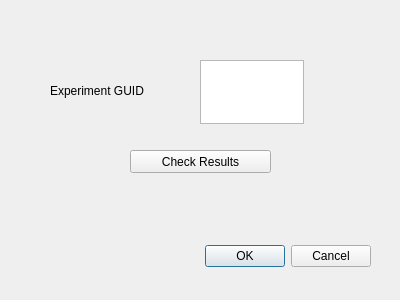
<?xml version="1.0" encoding="UTF-8"?>
<ui version="4.0">
 <class>ResultsViewDialog</class>
 <widget class="QDialog" name="ResultsViewDialog">
  <property name="geometry">
   <rect>
    <x>0</x>
    <y>0</y>
    <width>400</width>
    <height>300</height>
   </rect>
  </property>
  <property name="windowTitle">
   <string>Results View</string>
  </property>
  <widget class="QDialogButtonBox" name="buttonBox">
   <property name="geometry">
    <rect>
     <x>30</x>
     <y>240</y>
     <width>341</width>
     <height>32</height>
    </rect>
   </property>
   <property name="orientation">
    <enum>Qt::Horizontal</enum>
   </property>
   <property name="standardButtons">
    <set>QDialogButtonBox::Cancel|QDialogButtonBox::Ok</set>
   </property>
  </widget>
  <widget class="QTextEdit" name="guid_textbox">
   <property name="geometry">
    <rect>
     <x>200</x>
     <y>60</y>
     <width>104</width>
     <height>64</height>
    </rect>
   </property>
  </widget>
  <widget class="QLabel" name="label">
   <property name="geometry">
    <rect>
     <x>50</x>
     <y>80</y>
     <width>111</width>
     <height>21</height>
    </rect>
   </property>
   <property name="text">
    <string>Experiment GUID</string>
   </property>
  </widget>
  <widget class="QPushButton" name="check_results_button">
   <property name="geometry">
    <rect>
     <x>130</x>
     <y>150</y>
     <width>141</width>
     <height>23</height>
    </rect>
   </property>
   <property name="text">
    <string>Check Results</string>
   </property>
  </widget>
 </widget>
 <resources/>
 <connections>
  <connection>
   <sender>buttonBox</sender>
   <signal>accepted()</signal>
   <receiver>ResultsViewDialog</receiver>
   <slot>accept()</slot>
   <hints>
    <hint type="sourcelabel">
     <x>248</x>
     <y>254</y>
    </hint>
    <hint type="destinationlabel">
     <x>157</x>
     <y>274</y>
    </hint>
   </hints>
  </connection>
  <connection>
   <sender>buttonBox</sender>
   <signal>rejected()</signal>
   <receiver>ResultsViewDialog</receiver>
   <slot>reject()</slot>
   <hints>
    <hint type="sourcelabel">
     <x>316</x>
     <y>260</y>
    </hint>
    <hint type="destinationlabel">
     <x>286</x>
     <y>274</y>
    </hint>
   </hints>
  </connection>
 </connections>
</ui>
